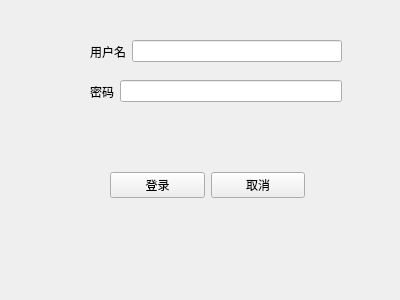
<?xml version="1.0" encoding="UTF-8"?>
<ui version="4.0">
 <class>IdlogPage</class>
 <widget class="QWidget" name="IdlogPage">
  <property name="geometry">
   <rect>
    <x>0</x>
    <y>0</y>
    <width>400</width>
    <height>300</height>
   </rect>
  </property>
  <property name="windowTitle">
   <string>Form</string>
  </property>
  <widget class="QWidget" name="layoutWidget">
   <property name="geometry">
    <rect>
     <x>90</x>
     <y>40</y>
     <width>252</width>
     <height>23</height>
    </rect>
   </property>
   <layout class="QHBoxLayout" name="horizontalLayout">
    <item>
     <widget class="QLabel" name="label">
      <property name="text">
       <string>用户名</string>
      </property>
     </widget>
    </item>
    <item>
     <widget class="QLineEdit" name="NameEdit"/>
    </item>
   </layout>
  </widget>
  <widget class="QWidget" name="layoutWidget">
   <property name="geometry">
    <rect>
     <x>90</x>
     <y>80</y>
     <width>252</width>
     <height>23</height>
    </rect>
   </property>
   <layout class="QHBoxLayout" name="horizontalLayout_2">
    <item>
     <widget class="QLabel" name="label_2">
      <property name="text">
       <string>密码</string>
      </property>
     </widget>
    </item>
    <item>
     <widget class="QLineEdit" name="PasswordEdit">
      <property name="echoMode">
       <enum>QLineEdit::Password</enum>
      </property>
     </widget>
    </item>
   </layout>
  </widget>
  <widget class="QWidget" name="layoutWidget">
   <property name="geometry">
    <rect>
     <x>110</x>
     <y>170</y>
     <width>195</width>
     <height>30</height>
    </rect>
   </property>
   <layout class="QHBoxLayout" name="horizontalLayout_3">
    <item>
     <widget class="QPushButton" name="pushButton">
      <property name="text">
       <string>登录</string>
      </property>
      <property name="shortcut">
       <string>Return</string>
      </property>
     </widget>
    </item>
    <item>
     <widget class="QPushButton" name="pushButton_2">
      <property name="text">
       <string>取消</string>
      </property>
     </widget>
    </item>
   </layout>
  </widget>
 </widget>
 <resources/>
 <connections/>
</ui>
